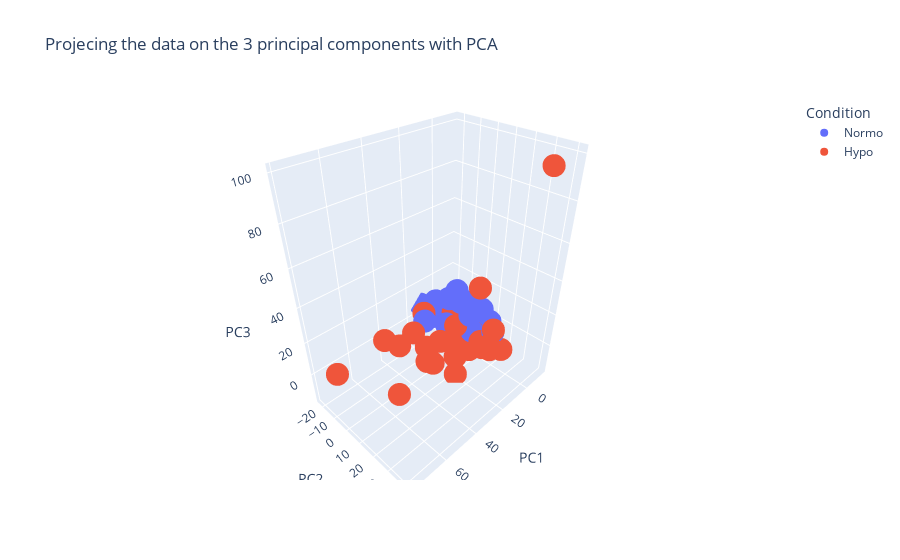

The notebook cell this image was saved under:
### Code cell
import plotly.express as px

fig = px.scatter_3d(
    data_frame = three_dim_df,
    x = "PC1",
    y = "PC2",
    z = "PC3",
    title="3-dimensional representation of the data with UMAP",
    color = "Condition"
)
# Show the fig
fig.show()
